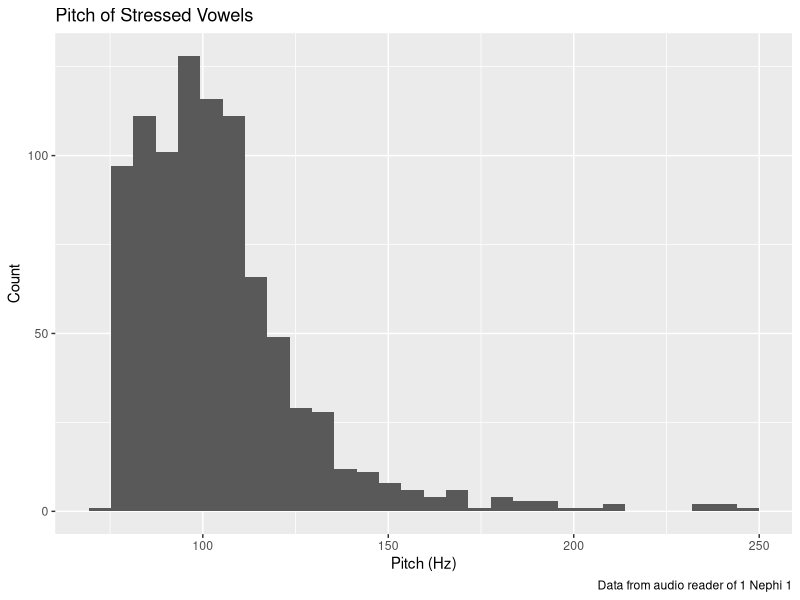
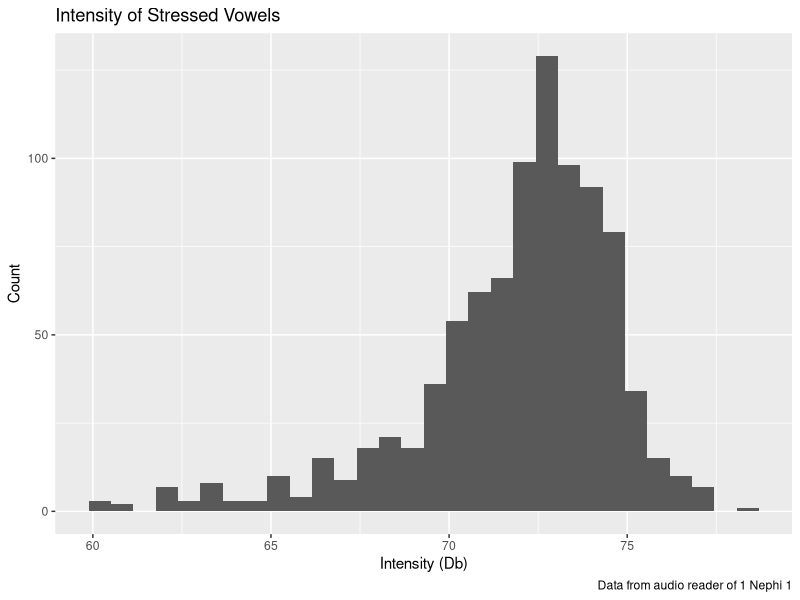

Write the R code that produced these figures, in order.
library(tidyverse)

# Set my working directory and read in my data
setwd("C:\\users\\bryan\\Documents\\School\\Fall 2022\\Ling\\Praat Scripting")
data = read_csv("intensity_pitch_spreadsheet.csv")

# Remove outliers in Pitch
df = data %>% 
  filter(Pitch<250)

pitch = ggplot(df, aes(x=Pitch)) + 
  geom_histogram() +
  labs(x = "Pitch (Hz)",
       y = "Count",
       title="Pitch of Stressed Vowels",
       caption = "Data from audio reader of 1 Nephi 1")

intensity = ggplot(data, aes(x=Intensity)) + 
  geom_histogram() +
  labs(x = "Intensity (Db)",
       y = "Count",
       title="Intensity of Stressed Vowels",
       caption = "Data from audio reader of 1 Nephi 1")
  

ggsave("pitch.png", plot = pitch, height = 7, width = 8, dpi = 300)
ggsave("intensity.png", plot = intensity, height = 7, width = 8, dpi = 300)
